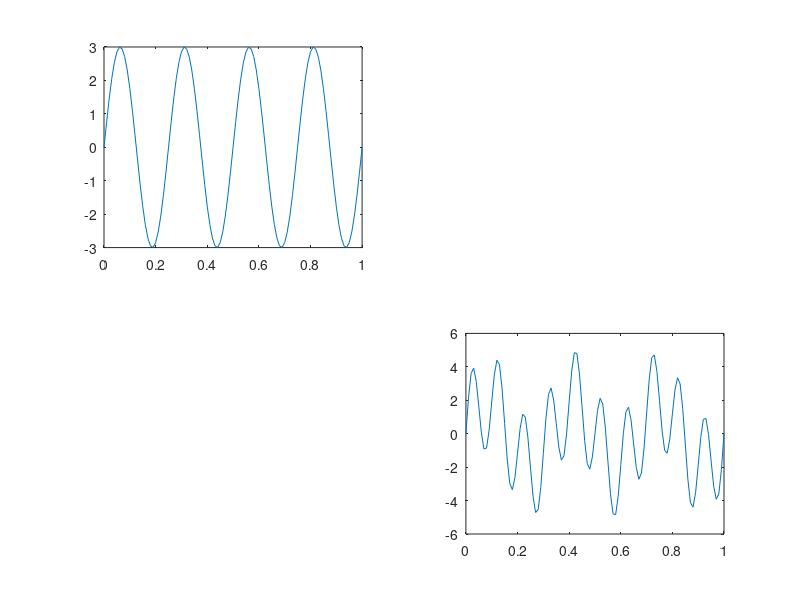

The MATLAB source for this figure:
clc
clear all
close all

a1 = 2;

a2 = 3 ;

a3 = 4 ;

f1 = 3 ;
f2 = 10 ;
f3 = 100 ;

f = 3 ;

t = 0 : 0.01 : 1 ;

% single tone
a= 3;
f=4;
xt = a * sin(2*pi*f*t);
subplot(2,2,1);
plot(t,xt);


% composite tone
xt1 = a1 * sin(2*pi*f1*t);
xt2 = a2 * sin(2*pi*f2*t);
xt3 = a3 * sin(2*pi*f3*t);

x= xt1 + xt2 + xt3 ;

subplot(2,2,4);

plot(t,x);
